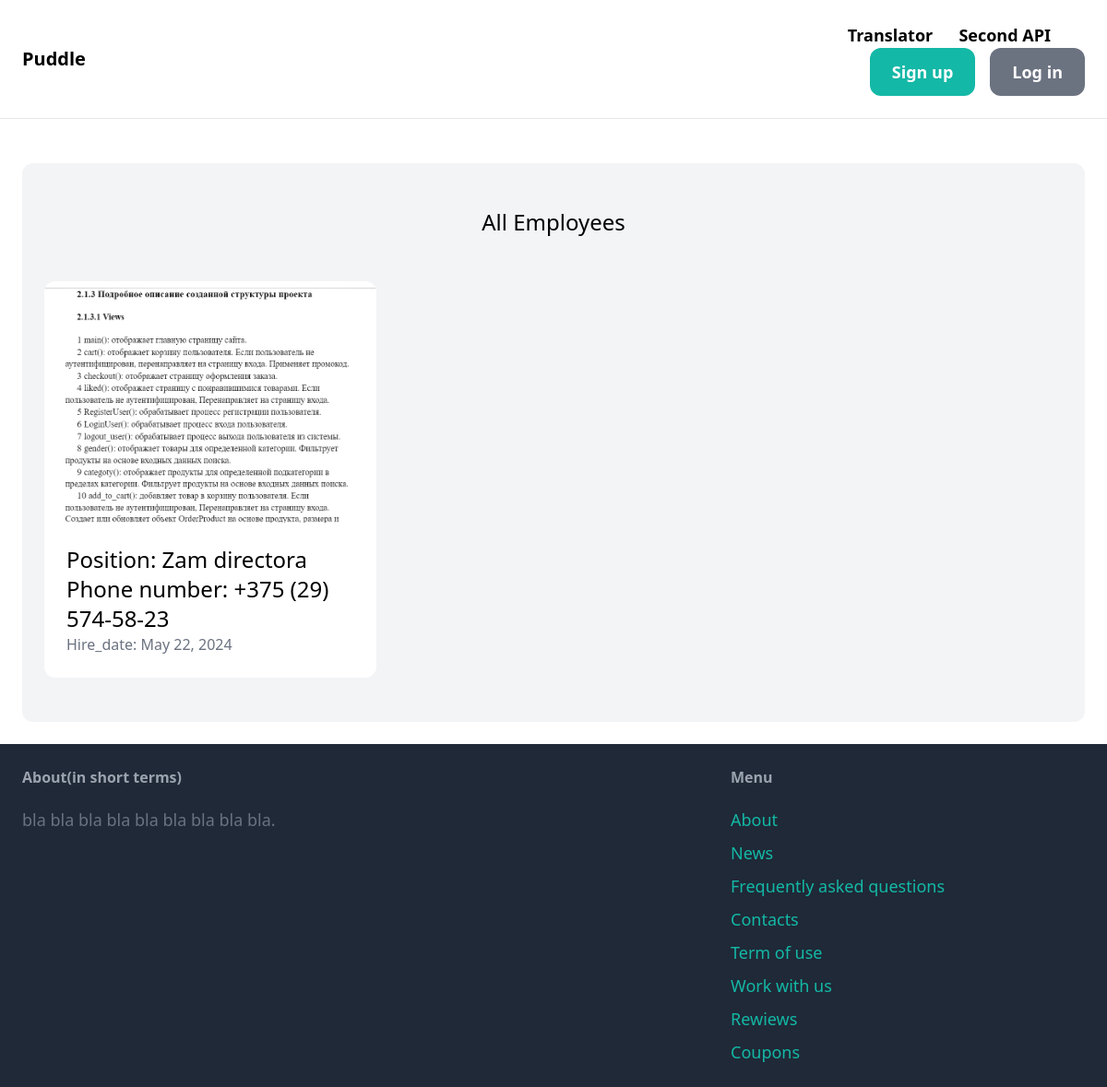
/contacts/, run on the app's committed database.
### core/models.py (models this page shows, shortened)
class Employee(models.Model):
    id = models.AutoField(primary_key=True)
    position=models.CharField(max_length=200)
    salary=models.FloatField(null=False, blank=False)
    hire_date=models.DateField(null=False, blank=False)
    image=models.ImageField(upload_to='employee_images/',blank=True,null=True,default='employee_images/photo_2023-12-03_02-14-05.jpg')
    user_id=models.OneToOneField(User, on_delete=models.CASCADE)

class User(AbstractUser):
    date_of_birth = models.DateField('date_of_birth', null=True, blank=True)
    address = models.CharField('address', max_length=255, blank=True)
    number = models.CharField('phone number', max_length=20, blank=True)
    has_rewiews=models.BooleanField('has_rewiews', default=False)
    user_permissions = models.ManyToManyField(Permission, related_name='custom_user_set')

### core/views.py (the view)
# urls.py: path('contacts/',views.contacts,name='contacts'),
def contacts(request):
    Workers=Employee.objects.all()
    return render(request,'core/contacts.html',{'Workers':Workers})

### core/templates/core/contacts.html
{% extends 'core/base.html' %}
{% block content %}
<div class="mt-6 px-6 py-12 bg-gray-100 rounded-xl">
        <h2 class="mb-12 text-2xl text-center">All Employees</h2>
        <div class="grid grid-cols-3 gap-3">
            {% for worker in Workers %}
                <div>
                        <div>
                            <img src="{{ worker.image.url }}" class="rounded-t-xl">
                        </div>
                        <div class="p-6 bg-white rounded-b-xl">
                            <h2 class="text-2xl"> Position: {{ worker.position }}</h2>
                            <h2 class="text-2xl">Phone number: {{ worker.user_id.number }}</h2>
                            <p class="text-gray-500">Hire_date: {{ worker.hire_date }}</p>
                        </div>
                </div>
            {% endfor %}
        </div>
    </div>
{% endblock %}

### data on the page
Employee: image (picture), position "Zam directora", user_id.number "+375 (29) 574-58-23", hire_date "May 22, 2024"
